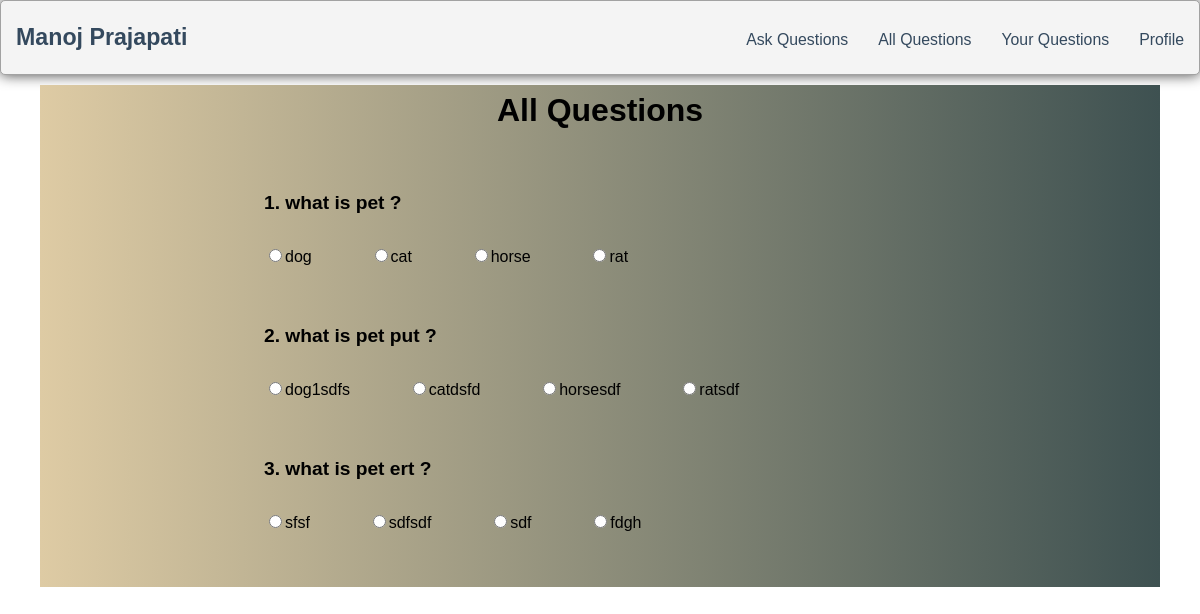
/allQuestion (signed in), run on the app's committed database.
### pollsapp/models.py (models this page shows)
class Questions(models.Model):
    user = models.ForeignKey(User, on_delete=models.CASCADE)
    date_at = models.DateTimeField(auto_now=True)
    question = models.CharField(max_length=500)
    first_option = models.CharField(max_length=100)
    second_option = models.CharField(max_length=100)
    third_option = models.CharField(max_length=100)
    fourth_option = models.CharField(max_length=100)

### pollsapp/views.py (the view)
# urls.py: path("allQuestion",views.allQuestion,name="allQuestion"),
@login_required(login_url='/')
def allQuestion(request):
    ctx = {}
    ctx["allquestions"] = Questions.objects.all()
    return render(request,'allquestions.html',ctx)

### pollsapp/templates/allquestions.html (shortened to what this page needs)
{% load static %}
<!DOCTYPE html>
<html lang="en">
  <head>
    <link rel="stylesheet" href="{% static 'home.css' %}" />
    <link rel="stylesheet" href="{% static 'allquestion.css' %}" />
    <link
      rel="stylesheet"
      href="https://cdnjs.cloudflare.com/ajax/libs/font-awesome/4.7.0/css/font-awesome.min.css"
    />
  </head>
  <body>
    <header class="header">
      <h1 class="logo"><a href="{% url 'home' %}">Manoj Prajapati</a></h1>
      <ul class="main-nav">
        <li><a href="{% url 'askQuestion' %}">Ask Questions</a></li>
        <li><a href="{% url 'allQuestion' %}">All Questions</a></li>
        <li><a href="{% url 'myQuestion' %}">Your Questions</a></li>
        <li><a href="{% url 'profile' %}">Profile</a></li>
      </ul>
    </header>
    <div class="mainbody">
      <div class="heading">All Questions</div>
      <br />
      <br />
      <div class="submenu_heading">
        {% if allquestions %} {% for i in allquestions %}
        <div class="questionssection">{{forloop.counter}}.&nbsp;{{i.question}} ?</div>
        <br />
        <div>
          <input type="radio" name="{{i.id}}" onClick="markanswer({{i.id}},this.value)" value="{{i.first_option}}" />{{i.first_option}}&nbsp;&nbsp;&nbsp;&nbsp;&nbsp;&nbsp;&nbsp;&nbsp;&nbsp;&nbsp;&nbsp;&nbsp;
          <input type="radio" name="{{i.id}}" onClick="markanswer({{i.id}},this.value)" value="{{i.second_option}}" />{{i.second_option}}&nbsp;&nbsp;&nbsp;&nbsp;&nbsp;&nbsp;&nbsp;&nbsp;&nbsp;&nbsp;&nbsp;&nbsp;
          <input type="radio" name="{{i.id}}" onClick="markanswer({{i.id}},this.value)" value="{{i.third_option}}" />{{i.third_option}}&nbsp;&nbsp;&nbsp;&nbsp;&nbsp;&nbsp;&nbsp;&nbsp;&nbsp;&nbsp;&nbsp;&nbsp;
          <input type="radio" name="{{i.id}}" onClick="markanswer({{i.id}},this.value)" value="{{i.fourth_option}}" />{{i.fourth_option}}&nbsp;&nbsp;&nbsp;&nbsp;&nbsp;&nbsp;&nbsp;&nbsp;&nbsp;&nbsp;&nbsp;&nbsp;
        </div>
        <br /><br />
        {% endfor %}
        {% else %}
        <div>
          Oops !! No questions here
        </div>
        {% endif %}
      </div>
    </div>
  </body>
</html>

### static/home.css (style rules this page uses)
* { box-sizing: border-box; }
body { font-family: 'Montserrat', sans-serif; line-height: 1.6; margin: 0; min-height: 100vh; }
ul { margin: 0; padding: 0; list-style: none; }
h2, h3, a { color: #34495e; }
a { text-decoration: none; }
.logo { margin: 0; font-size: 1.45em; }
.main-nav { margin-top: 5px; }
.logo a, .main-nav a { padding: 10px 15px; text-align: center; display: block; }
.main-nav a { color: #34495e; font-size: .99em; }
.header { padding-top: .5em; padding-bottom: .5em; border: 1px solid #a2a2a2; background-color: #f4f4f4; -webkit-box-shadow: 0px 0px 14px 0px rgba(0,0,0,0.75); -moz-box-shadow: 0px 0px 14px 0px rgba(0,0,0,0.75); box-shadow: 0px 0px 14px 0px rgba(0,0,0,0.75); -webkit-border-radius: 5px; -moz-border-radius: 5px; border-radius: 5px; }
@media (min-width: 769px) { .header, .main-nav { display: flex; } }
@media (min-width: 769px) { .header { flex-direction: column; align-items: center; width: 100%; margin: 0 auto; } }
@media (min-width: 1025px) { .header { flex-direction: row; justify-content: space-between; } }

### static/allquestion.css (style rules this page uses)
.mainbody { margin: 10px 40px; background-image: linear-gradient(to right, #DECBA4, #3E5151); }
.questionssection { font-size: larger; font-weight: 600; font-family: 'Lucida Sans', 'Lucida Sans Regular', 'Lucida Grande', 'Lucida Sans Unicode', Geneva, Verdana, sans-serif; font-stretch: extra-expanded; }
.heading { text-align: center; font-size: xx-large; font-weight: 800; font-family: Arial, Helvetica, sans-serif; font-stretch: extra-expanded; }
.submenu_heading { width: 60%; margin: auto; }

### data on the page
Questions: question "what is pet", first_option "dog", second_option "cat", third_option "horse", fourth_option "rat"
Questions: question "what is pet put", first_option "dog1sdfs", second_option "catdsfd", third_option "horsesdf", fourth_option "ratsdf"
Questions: question "what is pet ert", first_option "sfsf", second_option "sdfsdf", third_option "sdf", fourth_option "fdgh"
